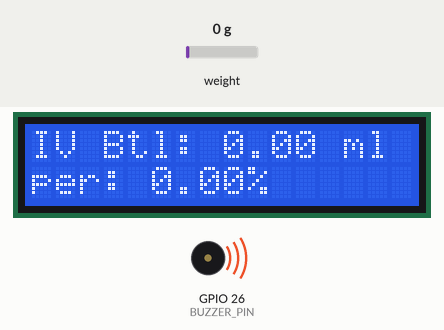
Simulated run of this sketch. Board: ESP32. Shown: 16×2 character LCD, buzzer (waves = sounding, pin HIGH). Inputs (shaded band) come from the test bench; at power-on: weight on the scale 0 g.

Above: at 2.1 s.
At 128.1 s:
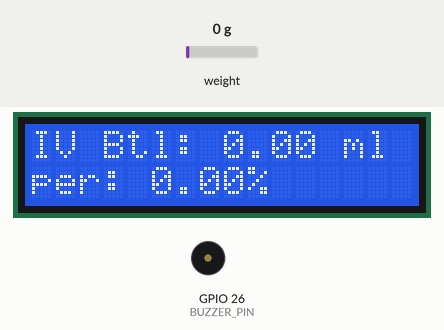
Timing chart, 0 to 129.6 s (numbered marks = the images above):
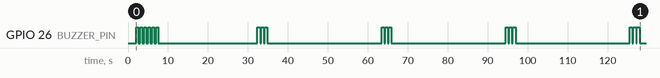

Measured:
- by itself, GPIO 26 (BUZZER_PIN): LOW → HIGH at 2.1 s, → LOW 0.50 s later, → HIGH 0.50 s later, → LOW 0.50 s later, … (36 changes in this stretch)

The sketch:

IV-monitor-ESP32.ino
```cpp
#include <HX711.h>
#include <LiquidCrystal_I2C.h>

// Load cell sensor pins
#define LOADCELL_DOUT_PIN 4
#define LOADCELL_SCK_PIN 15

// Buzzer pin
#define BUZZER_PIN 26

// Initialize the HX711 load cell amplifier
HX711 scale;

// Initialize the LCD display
LiquidCrystal_I2C lcd(0x27, 16, 2);

// Variables
float ivBtl, per;
bool alarmActive = false;
unsigned long lastAlarmTime = 0;
int i;

void setup() {
  Serial.begin(115200);

  // Set up the load cell sensor
  scale.begin(LOADCELL_DOUT_PIN, LOADCELL_SCK_PIN);
  scale.set_scale(3000.f);  // Calibration factor for the load cell
  scale.tare();  // Reset the scale to 0

  // Set up the LCD display
  lcd.init();
  lcd.backlight();

  // Set up the buzzer pin
  pinMode(BUZZER_PIN, OUTPUT);
}

void loop() {
  // Read the weight from the load cell sensor (calibration)
  ivBtl = scale.get_units(10) * -1.5;  // Convert from grams to milliliters

  // Calculate the percentage of the remaining solution
  per = (ivBtl / 500.0) * 100.0;  // Assuming the full bag contains 500 ml

  // Display the IV bag volume and percentage on the LCD
  lcd.setCursor(0, 0);
  lcd.print("IV Btl: ");
  lcd.print(ivBtl, 2);
  lcd.print(" ml");
  lcd.setCursor(0, 1);
  lcd.print("per: ");
  lcd.print(per, 2);
  lcd.print("%");

  // Check if the solution level has dropped to 50%
  if (per <= 50.0 && !alarmActive) {
    alarmActive = true;
    lastAlarmTime = millis();
    for (int i = 0; i < 6; i++) {
    digitalWrite(BUZZER_PIN, HIGH);
    delay(500);
    digitalWrite(BUZZER_PIN, LOW);
    delay(500);
    }
  }

  // Repeat the alarm every 30sec if the solution level is still below 50%
  if (alarmActive && (millis() - lastAlarmTime) >= 30000) {
    lastAlarmTime = millis();
    for (int i = 0; i < 3; i++){
    digitalWrite(BUZZER_PIN, HIGH);
    delay(700);  // Sound the buzzer for 1 seconds
    digitalWrite(BUZZER_PIN, LOW);
    delay(200);
    }
  }

  delay(1000);  // Wait for 1 second before the next loop
}
```
